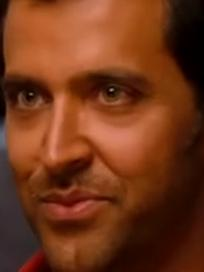
#> input picture a2_NewPhotos/HirtikRoshan_237.jpg, 204 x 272 px
$ jupyter execute b2_FR_Predictor.ipynb   (shell and % lines are left out)   (older library calls are emulated)
#> lines starting #> are read from the running program, lines starting #| are printed output that depends on the picture
###Set working directory

[cell 1]
from google.colab import drive
drive.mount('/content/drive')

[cell 2]
%cd /content/drive/MyDrive/Face_Recognition_with_SVM/Project3_Face_Recognition_with_SVM

###Import essential libraries

[cell 3]
from PIL import Image
import os
import re

from skimage.feature import hog

import matplotlib.pyplot as plt
import numpy as np

import pylab as pl
import numpy as np
from matplotlib import pyplot as plt
from sklearn.model_selection import train_test_split
from sklearn.model_selection import GridSearchCV
from sklearn.metrics import classification_report
from sklearn.decomposition import PCA
from sklearn.svm import SVC

###Load new image

[cell 4]
target_names=['AamirKhan', 'JayaBadhuri', 'HritikRoshan', 'AnupamKher']

# Uncomment different examples

# img = Image.open('a2_NewPhotos/Amir_21.jpg')
img = Image.open('a2_NewPhotos/HirtikRoshan_237.jpg')
#> img is the input picture: PIL image 204x272 RGB; mean R, G, B 113.5, 54.9, 26.5
# img = Image.open("a2_NewPhotos/AmitabhBachan_34.jpg")
# img = Image.open('a2_NewPhotos/AnupamKher_11.jpg')      # misclassification
# img = Image.open('a2_NewPhotos/JayaBhaduri_24.jpg')


plt.imshow(img)

###Obtain image feature & label

[cell 5]
img=img.resize([32,64])
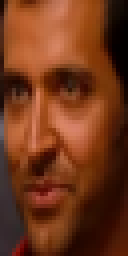
#> img: PIL image 32x64 RGB (shown 4 times larger); mean R, G, B 113.6, 55, 26.5

fd, hog_image = hog(img, orientations=9, pixels_per_cell=(4, 4), cells_per_block=(2, 2), visualize=True, multichannel=True) # obtain HOG features
#> fd = 3780 values, max 0.623 at index 216, min 0 at index 1, mean 0.105
hog_image.shape
plt.imshow(hog_image, cmap='gray')

X=fd
#> X has the same summary as fd
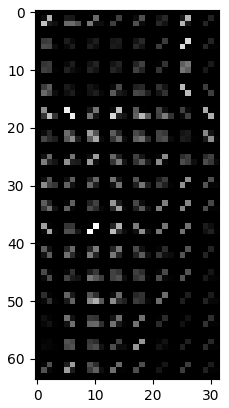
#> figure drawn by matplotlib, 1 panel

[cell 6]
X.shape
#> Out = (3780,)

###Reduce dimenions with PCA

[cell 7]
import pickle as pk
pca = pk.load(open("c1_FR_PCA.pkl",'rb'))
#> (reads c1_FR_PCA.pkl from the repository)
X = np.transpose(X.reshape(-1, 1))

X_test_pca = pca.transform(X)

[cell 8]
X_test_pca.shape
#> Out = (1, 25)

###Predictions on new image

[cell 9]
import joblib
clf = joblib.load('c2_FR_svm_classifier.pkl')
#> (reads c2_FR_svm_classifier.pkl from the repository)
threshold=0.6

if clf.predict_proba(X_test_pca).max()>=threshold:
  y_pred=target_names[clf.predict_proba(X_test_pca).argmax()]
#> y_pred = 'HritikRoshan'
  prob=clf.predict_proba(X_test_pca).max()
#> prob = 0.941
else:
  y_pred='Unidentified'
  prob=clf.predict_proba(X_test_pca).max()

print('Identified as '+ str(y_pred)+ " with confidence "+str(round(prob*100))+ '%')
#| Identified as HritikRoshan with confidence 94%
